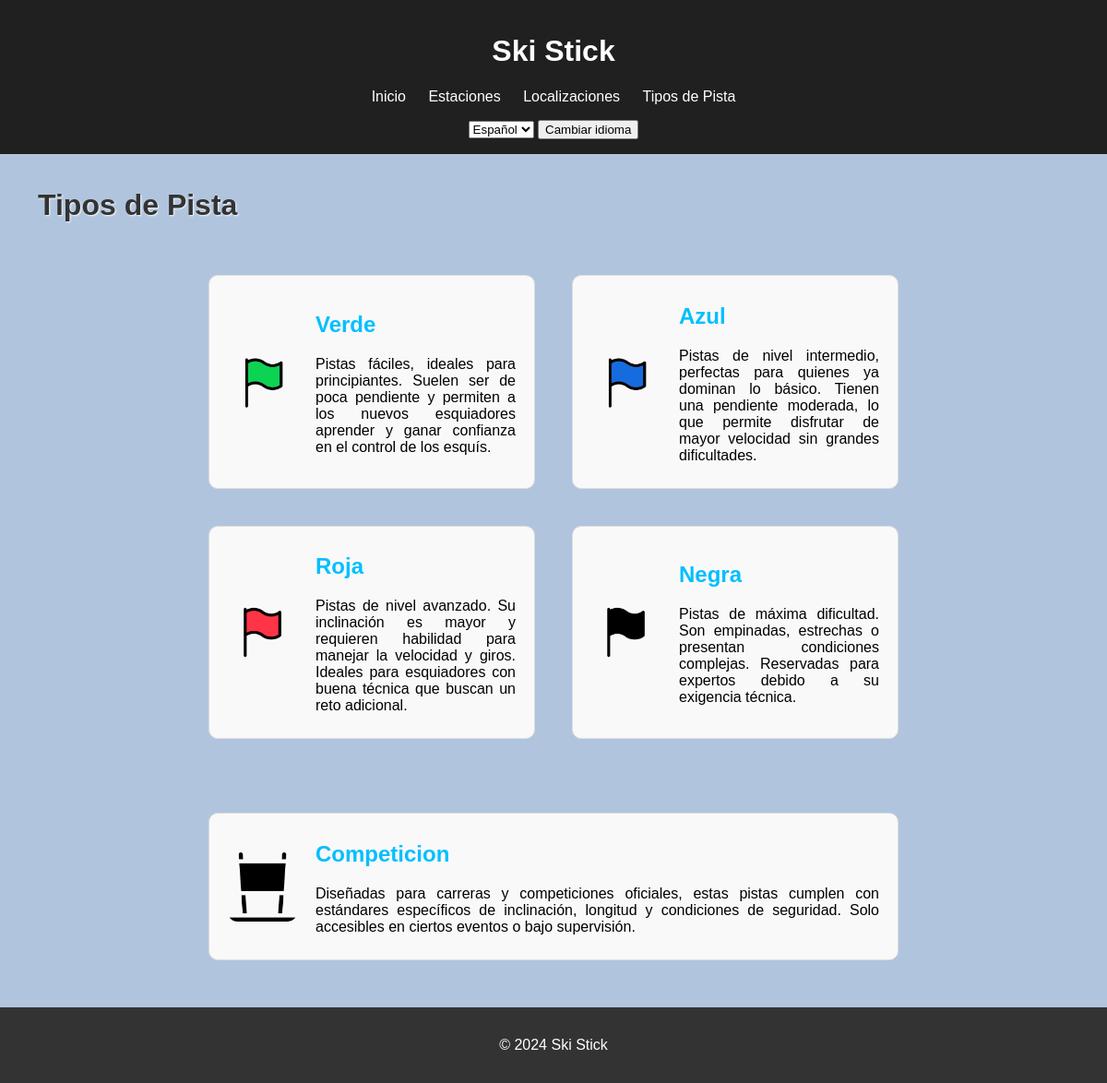
Before: /pistas/ with the older database file.
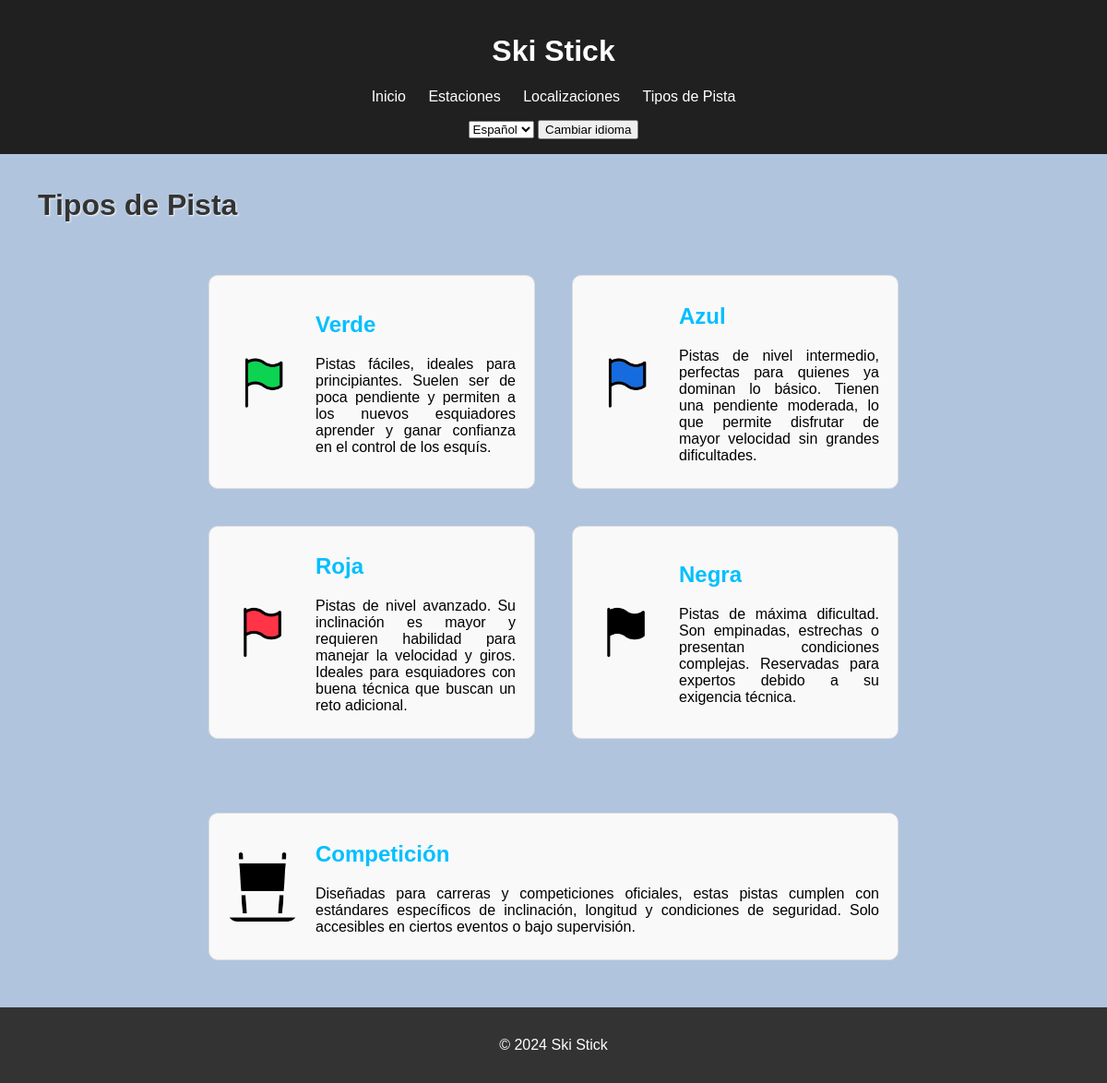
After: the same page with the newer database file.
### appSkiStick/models.py (models this page shows, shortened)
class TipoDePista(models.Model):
    TIPO_NIVEL = {
        'verde': _("Principiante"),
        'azul': _("Amateur"),
        'roja': _("Avanzado"),
        'negra': _("Experto"),
        'competicion': _("Competitivo"),
    }
    TIPO_CHOICES = [
        ('verde', _("Verde")),
        ('azul', _("Azul")),
        ('roja', _("Roja")),
        ('negra', _("Negra")),
        ('competicion', _("Competición")),
    ]
    nombre = models.CharField(
        max_length=20, choices=TIPO_CHOICES, unique=True, verbose_name=_("Nombre")
    )
    nivel = models.CharField(max_length=20, editable=False, verbose_name=_("Nivel"))
    bandera = models.ImageField(
        upload_to='pistas/', blank=True, null=True, verbose_name=_("Bandera de la Pista")
    )
    descripcion_corta = models.TextField(blank=True, null=True, verbose_name=_("Descripción Corta"))
    descripcion_larga = models.TextField(blank=True, null=True, verbose_name=_("Descripción Larga"))

### appSkiStick/views.py (the view)
# urls.py: path('pistas/', PistaListView.as_view(), name='pista_list'),
class PistaListView(ListView):
    model = TipoDePista
    template_name = "pista_list.html"
    context_object_name = "pistas"
    def get_context_data(self, **kwargs):
        context = super().get_context_data(**kwargs)
        context['LANGUAGES'] = settings.LANGUAGES
        context['LANGUAGE_CODE'] = self.request.LANGUAGE_CODE
        return context

### appSkiStick/templates/pista_list.html
{% extends "base.html" %}
{% load i18n %}
{% block content %}
    <h1 class="pistas-lista-titulo">{% trans "Tipos de Pista" %}</h1>
    <div class="pistas-lista-centrar">
        <div class="pistas-lista">
            {% for pista in pistas %}
                <div class="pista-item">
                    {% if pista.bandera %}
                    <img src="{{ pista.bandera.url }}" alt="{{ pista.nombre }}" class="pista-imagen">
                    {% endif %}
                    <div class="pista-info">
                        <h2><a href="{% url 'pista_detail' pista.pk %}">{{ pista.nombre }}</a></h2>
                        {% if pista.descripcion_corta %}
                        <p>{{ pista.descripcion_corta }}</p>
                        {% endif %}
                    </div>
                </div>
            {% endfor %}
        </div>
    </div>
{% endblock %}

### appSkiStick/templates/base.html (shortened to what this page needs)
{% load i18n %}
<!DOCTYPE html>
<html lang="{{ LANGUAGE_CODE }}">
<head>
    <link rel="stylesheet" href="https://unpkg.com/leaflet@1.9.3/dist/leaflet.css">
    {% load static %}
    <link rel="stylesheet" href="{% static 'css/styles.css' %}">
</head>
<body>
    <header>
        <h1><a href="{% url 'home' %}">{% trans 'Ski Stick' %}</a></h1>
        <nav>
            <ul>
                <li><a href="{% url 'home' %}">{% trans 'Inicio' %}</a></li>
                <li><a href="{% url 'estacion_list' %}">{% trans 'Estaciones' %}</a></li>
                <li><a href="{% url 'localizacion_list' %}">{% trans 'Localizaciones' %}</a></li>
                <li><a href="{% url 'pista_list' %}">{% trans 'Tipos de Pista' %}</a></li>
            </ul>
        </nav>
        <form action="{% url 'set_language' %}" method="post">
            <select id="language-select" onchange="document.getElementById('language-hidden').value = this.value;">
                {% for lang in LANGUAGES %}
                <option value="{{ lang.0 }}" {% if lang.0 == LANGUAGE_CODE %}selected{% endif %}>
                    {{ lang.1 }}
                </option>
                {% endfor %}
            </select>
            <button type="submit">{% trans 'Cambiar idioma' %}</button>
        </form>
    </header>
    <main>
        {% block content %}{% endblock %}
    </main>
    <footer>
        <p>&copy; 2024 Ski Stick</p>
    </footer>
</body>
</html>

### appSkiStick/static/css/styles.css (style rules this page uses)
html, body { height: 100%; margin: 0; padding: 0; overflow-y: auto; }
body { font-family: Arial, sans-serif; margin: 0; padding: 0; background-color: lightsteelblue; }
header { background-color: #202020; color: #fff; padding: 1em; text-align: center; }
header h1 a { color: #fff; text-decoration: none; }
nav ul { list-style: none; padding: 0; }
nav ul li { display: inline; margin: 0 10px; }
nav ul li a { color: #fff; text-decoration: none; transition: color 0.3s ease; }
main { min-height: 100vh; padding: 1em; box-sizing: border-box; justify-content: center; }
footer { background-color: #333; color: #fff; text-align: center; padding: 1em; bottom: 0; }
.pistas-lista-titulo { color: #333; text-shadow: 1px 1px 2px #f9f9f9; margin-left: 25px; }
.pistas-lista-centrar { display: flex; align-items: center; justify-content: center; padding: 25px 200px; }
.pistas-lista { display: grid; grid-template-columns: 1fr 1fr; gap: 20px; width: 100%; }
.pista-item { display: flex; flex-direction: row; align-items: center; border: 1px solid #ddd; border-radius: 10px; background-color: #f9f9f9; padding: 10px 20px; text-align: justify; margin: 10px; }
.pista-item:nth-child(5) { margin-top: 50px; grid-column: span 2; }
.pista-item img { border-radius: 10px; }
.pista-imagen { width: 75px; border-radius: 10px; margin: 0px 20px 0px 0px; }
.pista-info a { color: deepskyblue; text-decoration: none; text-transform: capitalize; }

Changed rows visible on the page:
changed TipoDePista: nombre "Competicion" → "Competición"
